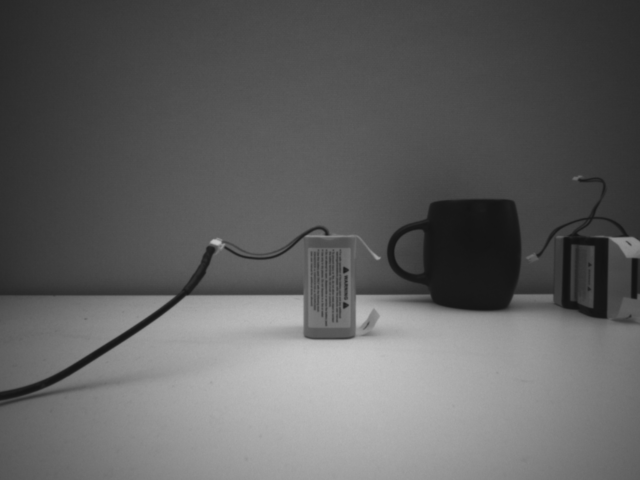
#> input picture intialPNGs/left1_Infrared.png, 640 x 480 px, found by its file name
$ python depthTest1.py
#> lines starting #> are read from the running program, lines starting #| are printed output that depends on the picture; after the words box and inside, x2 and y2 are one past the last pixel; in counts of white or black regions, pixels touching at a corner belong together
import cv2
import numpy
import numpy as np
from matplotlib import pyplot as plt

left = cv2.imread("left1_Infrared.png", cv2.IMREAD_GRAYSCALE)
#> left is the input picture: shape (480, 640); min 17, max 198, mean 96.5
right = cv2.imread("right1_Infrared.png",cv2.IMREAD_GRAYSCALE)
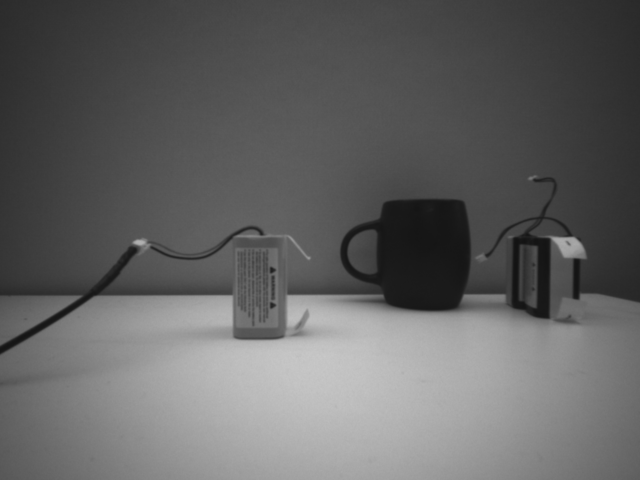
#> input picture intialPNGs/right1_Infrared.png, 640 x 480 px, found by its file name
#> right is the input picture: shape (480, 640); min 19, max 201, mean 98.4

left = cv2.resize(left, (0,0), None, 0.5, 0.5)
#> left: shape (240, 320)
right = cv2.resize(right, (0, 0), None, 0.5, 0.5)
#> right: shape (240, 320)

fx = 1.93  # 50  # 942.8  # lense focal length
baseline = 50.0  # distance in mm between the two cameras
disparities = 128  # num of disparities to consider
block = 13  # block size to match
units = 0.512  # depth units, adjusted for the output to fit in one byte
sbm = cv2.StereoBM_create(numDisparities=disparities,
                      blockSize=block)
left_matcher = cv2.StereoBM_create(numDisparities=disparities, blockSize=block)
wlsFilter = cv2.ximgproc.createDisparityWLSFilter(left_matcher)
right_matcher = cv2.ximgproc.createRightMatcher(left_matcher)
disparityL = left_matcher.compute(left, right)
disparityR = right_matcher.compute(left, right)

sigma = 1.5
lmbda = 32000.0

wls_filter = cv2.ximgproc.createDisparityWLSFilter(left_matcher);
wls_filter.setLambda(lmbda);
wls_filter.setSigmaColor(sigma);

filtered_disp = wls_filter.filter(disparityL, left, disparity_map_right=disparityR);
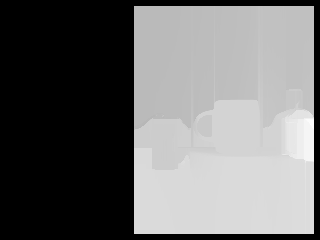
#> filtered_disp: shape (240, 320) int16; min -16, max 486, mean 199; drawn with min black and max white

# calculate disparities
disparity = sbm.compute(left, right)
numpy_horizontal = np.hstack((left, right))
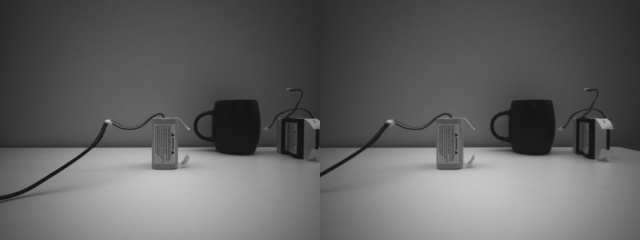
#> numpy_horizontal: shape (240, 640); min 18, max 200, mean 97.6
hori = np.hstack((disparityL, filtered_disp))
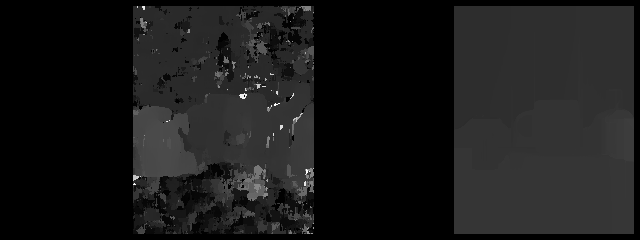
#> hori: shape (240, 640) int16; min -16, max 2032, mean 191.6; drawn with min black and max white
cv2.imshow('HorizontalStack1', numpy_horizontal)
cv2.imshow('HoriStack2', hori)
cv2.waitKey(0)
valid_pixels = disparity > 0
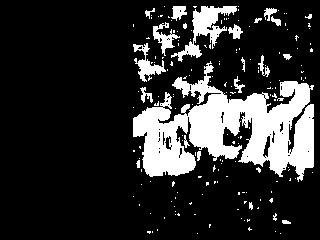
#> valid_pixels: shape (240, 320) bool; 18.5% white; 176 white regions (155 under 20 px), largest, box (x1, y1, x2, y2) and area: (133, 61, 314, 182) 10818, (171, 6, 237, 62) 1114, (133, 43, 166, 82) 447

# calculate depth data
depth = numpy.zeros(shape=left.shape).astype("uint8")
depth[valid_pixels] = (fx * baseline) / (units * disparity[valid_pixels])

# visualize depth data
depth = cv2.equalizeHist(depth)
colorized_depth = numpy.zeros((left.shape[0], left.shape[1], 3), dtype="uint8")
temp = cv2.applyColorMap(depth, cv2.COLORMAP_JET)
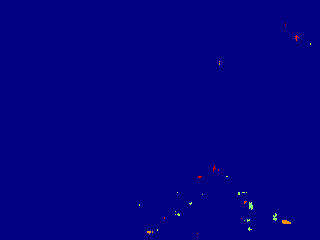
#> temp: shape (240, 320, 3); mean B, G, R 127.8, 0.4, 0.4
colorized_depth[valid_pixels] = temp[valid_pixels]
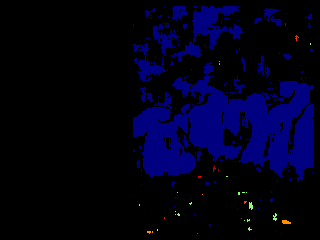
#> colorized_depth: shape (240, 320, 3); mean B, G, R 23.5, 0.4, 0.4
plt.imshow(colorized_depth)
plt.show()
